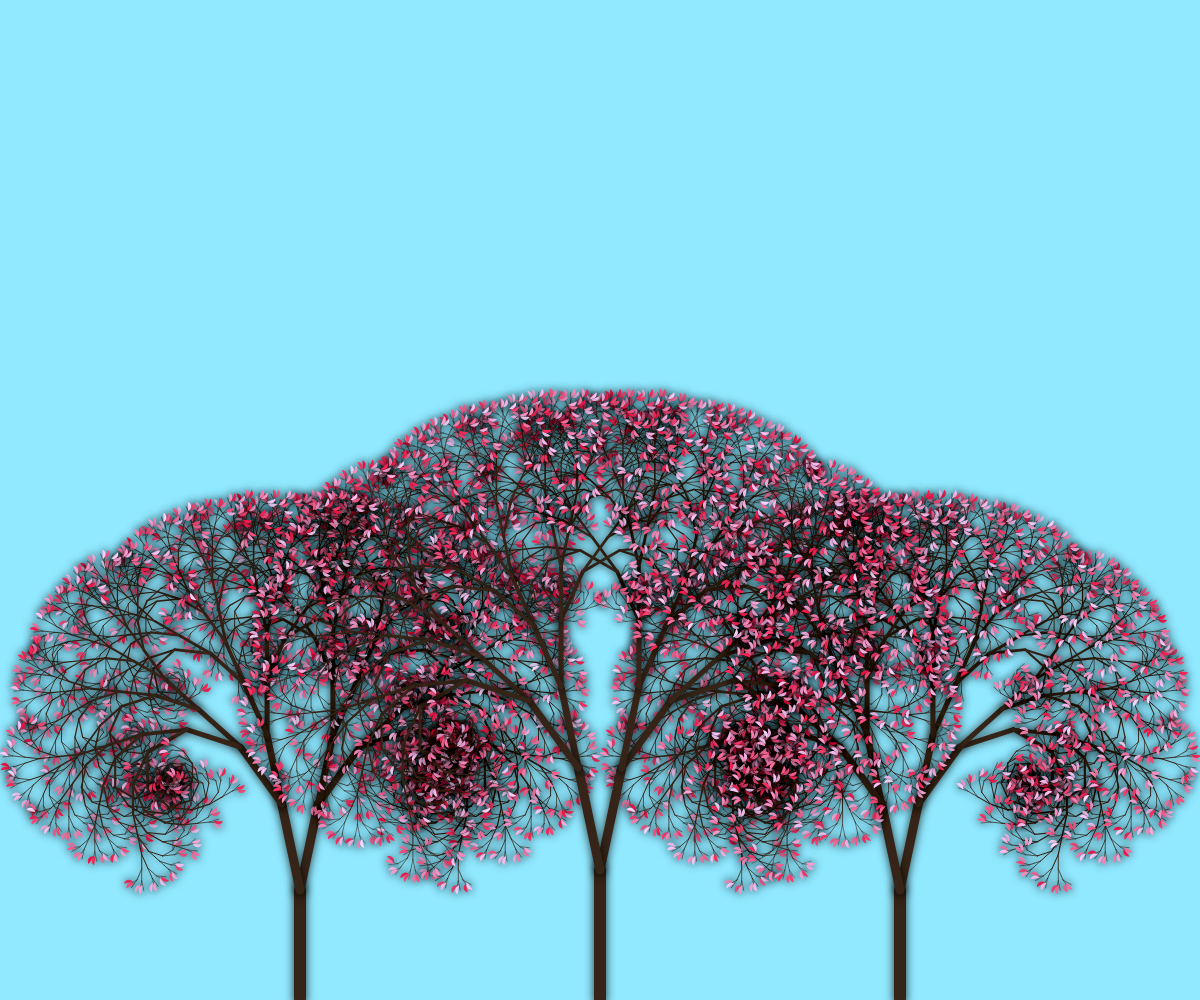
Frame 1 (no input)
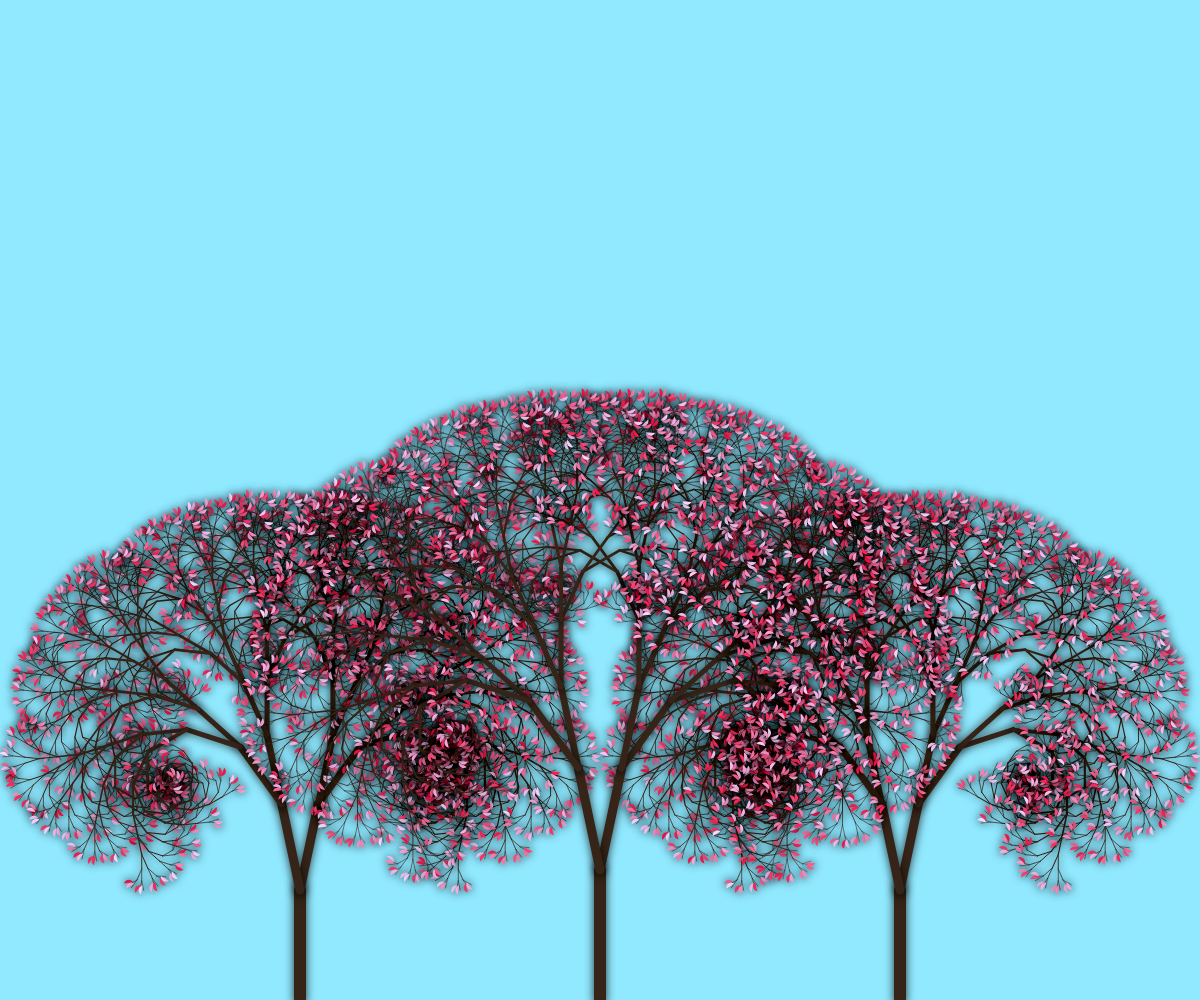
Frame 2 (the mouse pressed at the canvas centre, redrawn once)

The p5.js sketch that drew these frames (run headless with seeded random() and noise() and a simulated clock; the mouse was pressed at the canvas centre and the sketch redrawn once):

// p5.js sketch
// ── sketch.js
function setup(){
	createCanvas(windowWidth, windowHeight);
}

function draw () {
	background(145, 233, 255);
	recursiveDraw(width/4, height, 110, 0, 12);
	recursiveDraw(width - width/4, height, 110, 0, 12);
	recursiveDraw(width/2, height, 130, 0, 12);
	noLoop();
}

function recursiveDraw (x, y, length, angle, width) {
	push();

	translate(x, y);
	rotate(angle * PI / 180);

	// call to HTML5 canvas API
	drawingContext.shadowOffsetX = 0;
	drawingContext.shadowOffsetY = 0;
	drawingContext.shadowBlur = 10;
	drawingContext.shadowColor = "rgba(0,0,0,0.8)";

	stroke(53, 36, 23);	
	strokeWeight(width);
	noFill();
	line(0, 0, 0, -length);

	if (length < 10) {
		var rnd = random() * 195 + 75;
		fill(255, rnd - 50, rnd);
		noStroke();
		arc(0, -length, 10, 10, -QUARTER_PI, HALF_PI, CHORD);
		arc(0, -length, -10, -5, -TWO_PI, QUARTER_PI, CHORD);
		pop();
    	return;
	}

	recursiveDraw(0, -length, length * 0.8, angle + 12, width * 0.75);
 	recursiveDraw(0, -length, length * 0.8, angle - 12, width * 0.75);
	 
	pop();
}
